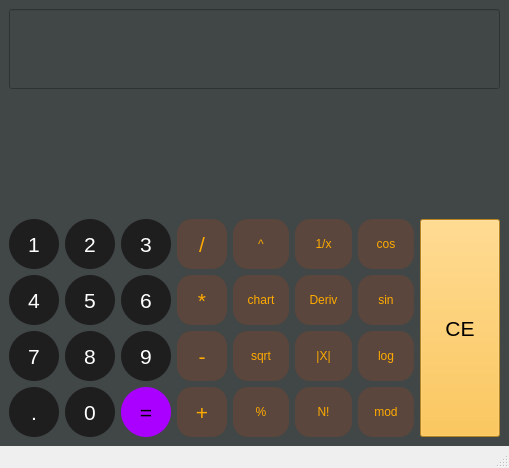
<?xml version="1.0" encoding="UTF-8"?>
<ui version="4.0">
 <class>MainWindow</class>
 <widget class="QMainWindow" name="MainWindow">
  <property name="geometry">
   <rect>
    <x>0</x>
    <y>0</y>
    <width>509</width>
    <height>468</height>
   </rect>
  </property>
  <property name="cursor">
   <cursorShape>ArrowCursor</cursorShape>
  </property>
  <property name="mouseTracking">
   <bool>false</bool>
  </property>
  <property name="windowTitle">
   <string>MainWindow</string>
  </property>
  <widget class="QWidget" name="centralwidget">
   <property name="styleSheet">
    <string notr="true">background-color: rgb(65,70,70);</string>
   </property>
   <layout class="QVBoxLayout" name="verticalLayout">
    <item>
     <widget class="QLineEdit" name="lineEdit_input_output">
      <property name="minimumSize">
       <size>
        <width>0</width>
        <height>80</height>
       </size>
      </property>
      <property name="font">
       <font>
        <pointsize>16</pointsize>
       </font>
      </property>
     </widget>
    </item>
    <item>
     <widget class="QLabel" name="label_output_minus">
      <property name="minimumSize">
       <size>
        <width>0</width>
        <height>20</height>
       </size>
      </property>
      <property name="styleSheet">
       <string notr="true"/>
      </property>
      <property name="text">
       <string/>
      </property>
     </widget>
    </item>
    <item>
     <widget class="QLabel" name="label_output_infixToPostfix">
      <property name="minimumSize">
       <size>
        <width>0</width>
        <height>40</height>
       </size>
      </property>
      <property name="styleSheet">
       <string notr="true"/>
      </property>
      <property name="text">
       <string/>
      </property>
     </widget>
    </item>
    <item>
     <spacer name="horizontalSpacer">
      <property name="orientation">
       <enum>Qt::Horizontal</enum>
      </property>
      <property name="sizeHint" stdset="0">
       <size>
        <width>219</width>
        <height>30</height>
       </size>
      </property>
     </spacer>
    </item>
    <item>
     <layout class="QGridLayout" name="gridLayout">
      <item row="3" column="6">
       <widget class="QPushButton" name="OP_factorial">
        <property name="minimumSize">
         <size>
          <width>50</width>
          <height>50</height>
         </size>
        </property>
        <property name="styleSheet">
         <string notr="true">background-color: rgb(90,70,60);
border-radius: 15px;
color: rgb(255, 170, 0);</string>
        </property>
        <property name="text">
         <string>N!</string>
        </property>
       </widget>
      </item>
      <item row="2" column="2">
       <widget class="QPushButton" name="Num_9">
        <property name="minimumSize">
         <size>
          <width>50</width>
          <height>50</height>
         </size>
        </property>
        <property name="maximumSize">
         <size>
          <width>50</width>
          <height>50</height>
         </size>
        </property>
        <property name="font">
         <font>
          <pointsize>16</pointsize>
         </font>
        </property>
        <property name="styleSheet">
         <string notr="true">background-color: rgb(30,30,30);
color: rgb(255, 255, 255);
border-radius: 25px;
</string>
        </property>
        <property name="text">
         <string>9</string>
        </property>
       </widget>
      </item>
      <item row="3" column="3">
       <widget class="QPushButton" name="OP_plus">
        <property name="minimumSize">
         <size>
          <width>50</width>
          <height>50</height>
         </size>
        </property>
        <property name="maximumSize">
         <size>
          <width>50</width>
          <height>50</height>
         </size>
        </property>
        <property name="font">
         <font>
          <pointsize>16</pointsize>
         </font>
        </property>
        <property name="styleSheet">
         <string notr="true">background-color: rgb(90,70,60);
border-radius: 15px;
color: rgb(255, 170, 0);</string>
        </property>
        <property name="text">
         <string>+</string>
        </property>
       </widget>
      </item>
      <item row="3" column="1">
       <widget class="QPushButton" name="Num_0">
        <property name="minimumSize">
         <size>
          <width>50</width>
          <height>50</height>
         </size>
        </property>
        <property name="maximumSize">
         <size>
          <width>50</width>
          <height>50</height>
         </size>
        </property>
        <property name="font">
         <font>
          <pointsize>16</pointsize>
         </font>
        </property>
        <property name="styleSheet">
         <string notr="true">background-color: rgb(30,30,30);
color: rgb(255, 255, 255);
border-radius: 25px;

</string>
        </property>
        <property name="text">
         <string>0</string>
        </property>
       </widget>
      </item>
      <item row="2" column="3">
       <widget class="QPushButton" name="OP_minus">
        <property name="minimumSize">
         <size>
          <width>50</width>
          <height>50</height>
         </size>
        </property>
        <property name="maximumSize">
         <size>
          <width>50</width>
          <height>50</height>
         </size>
        </property>
        <property name="font">
         <font>
          <pointsize>16</pointsize>
         </font>
        </property>
        <property name="styleSheet">
         <string notr="true">background-color: rgb(90,70,60);
border-radius: 15px;
color: rgb(255, 170, 0);</string>
        </property>
        <property name="text">
         <string>-</string>
        </property>
       </widget>
      </item>
      <item row="0" column="4">
       <widget class="QPushButton" name="OP_power">
        <property name="minimumSize">
         <size>
          <width>50</width>
          <height>50</height>
         </size>
        </property>
        <property name="styleSheet">
         <string notr="true">background-color: rgb(90,70,60);
border-radius: 15px;
color: rgb(255, 170, 0);</string>
        </property>
        <property name="text">
         <string>^</string>
        </property>
       </widget>
      </item>
      <item row="1" column="4">
       <widget class="QPushButton" name="OP_chart">
        <property name="minimumSize">
         <size>
          <width>50</width>
          <height>50</height>
         </size>
        </property>
        <property name="styleSheet">
         <string notr="true">background-color: rgb(90,70,60);
border-radius: 15px;
color: rgb(255, 170, 0);</string>
        </property>
        <property name="text">
         <string>chart</string>
        </property>
       </widget>
      </item>
      <item row="2" column="4">
       <widget class="QPushButton" name="OP_sqrt">
        <property name="minimumSize">
         <size>
          <width>50</width>
          <height>50</height>
         </size>
        </property>
        <property name="styleSheet">
         <string notr="true">background-color: rgb(90,70,60);
border-radius: 15px;
color: rgb(255, 170, 0);</string>
        </property>
        <property name="text">
         <string>sqrt</string>
        </property>
       </widget>
      </item>
      <item row="0" column="6">
       <widget class="QPushButton" name="OP_reverse">
        <property name="minimumSize">
         <size>
          <width>50</width>
          <height>50</height>
         </size>
        </property>
        <property name="styleSheet">
         <string notr="true">background-color: rgb(90,70,60);
border-radius: 15px;
color: rgb(255, 170, 0);
</string>
        </property>
        <property name="text">
         <string>1/x</string>
        </property>
       </widget>
      </item>
      <item row="2" column="6">
       <widget class="QPushButton" name="OP_abs">
        <property name="minimumSize">
         <size>
          <width>50</width>
          <height>50</height>
         </size>
        </property>
        <property name="styleSheet">
         <string notr="true">background-color: rgb(90,70,60);
border-radius: 15px;
color: rgb(255, 170, 0);</string>
        </property>
        <property name="text">
         <string>|X|</string>
        </property>
       </widget>
      </item>
      <item row="3" column="4">
       <widget class="QPushButton" name="OP_percent">
        <property name="minimumSize">
         <size>
          <width>50</width>
          <height>50</height>
         </size>
        </property>
        <property name="styleSheet">
         <string notr="true">background-color: rgb(90,70,60);
border-radius: 15px;
color: rgb(255, 170, 0);</string>
        </property>
        <property name="text">
         <string>%</string>
        </property>
       </widget>
      </item>
      <item row="1" column="6">
       <widget class="QPushButton" name="OP_derivative">
        <property name="minimumSize">
         <size>
          <width>50</width>
          <height>50</height>
         </size>
        </property>
        <property name="styleSheet">
         <string notr="true">background-color: rgb(90,70,60);
border-radius: 15px;
color: rgb(255, 170, 0);</string>
        </property>
        <property name="text">
         <string>Deriv</string>
        </property>
       </widget>
      </item>
      <item row="0" column="8" rowspan="4">
       <widget class="QPushButton" name="OP_CE">
        <property name="minimumSize">
         <size>
          <width>50</width>
          <height>50</height>
         </size>
        </property>
        <property name="maximumSize">
         <size>
          <width>1000</width>
          <height>1000</height>
         </size>
        </property>
        <property name="font">
         <font>
          <pointsize>16</pointsize>
         </font>
        </property>
        <property name="styleSheet">
         <string notr="true">background-color: rgb(253,184,44);
color: rgb(0,0,0);

</string>
        </property>
        <property name="text">
         <string>CE</string>
        </property>
       </widget>
      </item>
      <item row="0" column="0">
       <widget class="QPushButton" name="Num_1">
        <property name="minimumSize">
         <size>
          <width>50</width>
          <height>50</height>
         </size>
        </property>
        <property name="maximumSize">
         <size>
          <width>50</width>
          <height>50</height>
         </size>
        </property>
        <property name="font">
         <font>
          <pointsize>16</pointsize>
         </font>
        </property>
        <property name="styleSheet">
         <string notr="true">#Num_1
{
background-color: rgb(30,30,30);
color: rgb(255, 255, 255);
border-radius: 25px;

}
</string>
        </property>
        <property name="text">
         <string>1</string>
        </property>
       </widget>
      </item>
      <item row="0" column="1">
       <widget class="QPushButton" name="Num_2">
        <property name="minimumSize">
         <size>
          <width>50</width>
          <height>50</height>
         </size>
        </property>
        <property name="maximumSize">
         <size>
          <width>50</width>
          <height>50</height>
         </size>
        </property>
        <property name="font">
         <font>
          <pointsize>16</pointsize>
         </font>
        </property>
        <property name="styleSheet">
         <string notr="true">background-color: rgb(30,30,30);
color: rgb(255, 255, 255);
border-radius: 25px;
</string>
        </property>
        <property name="text">
         <string>2</string>
        </property>
       </widget>
      </item>
      <item row="0" column="3">
       <widget class="QPushButton" name="OP_divide">
        <property name="minimumSize">
         <size>
          <width>50</width>
          <height>50</height>
         </size>
        </property>
        <property name="maximumSize">
         <size>
          <width>50</width>
          <height>50</height>
         </size>
        </property>
        <property name="font">
         <font>
          <pointsize>16</pointsize>
         </font>
        </property>
        <property name="styleSheet">
         <string notr="true">background-color: rgb(90,70,60);
border-radius: 15px;
color: rgb(255, 170, 0);</string>
        </property>
        <property name="text">
         <string>/</string>
        </property>
       </widget>
      </item>
      <item row="1" column="1">
       <widget class="QPushButton" name="Num_5">
        <property name="minimumSize">
         <size>
          <width>50</width>
          <height>50</height>
         </size>
        </property>
        <property name="maximumSize">
         <size>
          <width>50</width>
          <height>50</height>
         </size>
        </property>
        <property name="font">
         <font>
          <pointsize>16</pointsize>
         </font>
        </property>
        <property name="styleSheet">
         <string notr="true">background-color: rgb(30,30,30);
color: rgb(255, 255, 255);
border-radius: 25px;
</string>
        </property>
        <property name="text">
         <string>5</string>
        </property>
       </widget>
      </item>
      <item row="1" column="0">
       <widget class="QPushButton" name="Num_4">
        <property name="minimumSize">
         <size>
          <width>50</width>
          <height>50</height>
         </size>
        </property>
        <property name="maximumSize">
         <size>
          <width>50</width>
          <height>50</height>
         </size>
        </property>
        <property name="font">
         <font>
          <pointsize>16</pointsize>
         </font>
        </property>
        <property name="styleSheet">
         <string notr="true">background-color: rgb(30,30,30);
color: rgb(255, 255, 255);
border-radius: 25px;

</string>
        </property>
        <property name="text">
         <string>4</string>
        </property>
       </widget>
      </item>
      <item row="0" column="2">
       <widget class="QPushButton" name="Num_3">
        <property name="minimumSize">
         <size>
          <width>50</width>
          <height>50</height>
         </size>
        </property>
        <property name="maximumSize">
         <size>
          <width>50</width>
          <height>50</height>
         </size>
        </property>
        <property name="font">
         <font>
          <pointsize>16</pointsize>
         </font>
        </property>
        <property name="styleSheet">
         <string notr="true">background-color: rgb(30,30,30);
color: rgb(255, 255, 255);
border-radius: 25px;
</string>
        </property>
        <property name="text">
         <string>3</string>
        </property>
       </widget>
      </item>
      <item row="2" column="0">
       <widget class="QPushButton" name="Num_7">
        <property name="minimumSize">
         <size>
          <width>50</width>
          <height>50</height>
         </size>
        </property>
        <property name="maximumSize">
         <size>
          <width>50</width>
          <height>50</height>
         </size>
        </property>
        <property name="font">
         <font>
          <pointsize>16</pointsize>
         </font>
        </property>
        <property name="styleSheet">
         <string notr="true">background-color: rgb(30,30,30);
color: rgb(255, 255, 255);
border-radius: 25px;
</string>
        </property>
        <property name="text">
         <string>7</string>
        </property>
       </widget>
      </item>
      <item row="1" column="2">
       <widget class="QPushButton" name="Num_6">
        <property name="minimumSize">
         <size>
          <width>50</width>
          <height>50</height>
         </size>
        </property>
        <property name="maximumSize">
         <size>
          <width>50</width>
          <height>50</height>
         </size>
        </property>
        <property name="font">
         <font>
          <pointsize>16</pointsize>
         </font>
        </property>
        <property name="styleSheet">
         <string notr="true">background-color: rgb(30,30,30);
color: rgb(255, 255, 255);
border-radius: 25px;

</string>
        </property>
        <property name="text">
         <string>6</string>
        </property>
       </widget>
      </item>
      <item row="1" column="3">
       <widget class="QPushButton" name="OP_multi">
        <property name="minimumSize">
         <size>
          <width>50</width>
          <height>50</height>
         </size>
        </property>
        <property name="maximumSize">
         <size>
          <width>50</width>
          <height>50</height>
         </size>
        </property>
        <property name="font">
         <font>
          <pointsize>16</pointsize>
         </font>
        </property>
        <property name="styleSheet">
         <string notr="true">background-color: rgb(90,70,60);
border-radius: 15px;
color: rgb(255, 170, 0);</string>
        </property>
        <property name="text">
         <string>*</string>
        </property>
       </widget>
      </item>
      <item row="2" column="1">
       <widget class="QPushButton" name="Num_8">
        <property name="minimumSize">
         <size>
          <width>50</width>
          <height>50</height>
         </size>
        </property>
        <property name="maximumSize">
         <size>
          <width>50</width>
          <height>50</height>
         </size>
        </property>
        <property name="font">
         <font>
          <pointsize>16</pointsize>
         </font>
        </property>
        <property name="styleSheet">
         <string notr="true">background-color: rgb(30,30,30);
color: rgb(255, 255, 255);
border-radius: 25px;
</string>
        </property>
        <property name="text">
         <string>8</string>
        </property>
       </widget>
      </item>
      <item row="3" column="0">
       <widget class="QPushButton" name="Num_dot">
        <property name="minimumSize">
         <size>
          <width>50</width>
          <height>50</height>
         </size>
        </property>
        <property name="maximumSize">
         <size>
          <width>50</width>
          <height>50</height>
         </size>
        </property>
        <property name="font">
         <font>
          <pointsize>16</pointsize>
         </font>
        </property>
        <property name="styleSheet">
         <string notr="true">background-color: rgb(30,30,30);
color: rgb(255, 255, 255);
border-radius: 25px;
</string>
        </property>
        <property name="text">
         <string>.</string>
        </property>
       </widget>
      </item>
      <item row="3" column="2">
       <widget class="QPushButton" name="OP_equal">
        <property name="minimumSize">
         <size>
          <width>50</width>
          <height>50</height>
         </size>
        </property>
        <property name="maximumSize">
         <size>
          <width>50</width>
          <height>50</height>
         </size>
        </property>
        <property name="font">
         <font>
          <pointsize>16</pointsize>
         </font>
        </property>
        <property name="styleSheet">
         <string notr="true">background-color:  rgb(170, 0, 255);
border-radius: 25px;
</string>
        </property>
        <property name="text">
         <string>=</string>
        </property>
       </widget>
      </item>
      <item row="0" column="7">
       <widget class="QPushButton" name="OP_cos">
        <property name="minimumSize">
         <size>
          <width>50</width>
          <height>50</height>
         </size>
        </property>
        <property name="styleSheet">
         <string notr="true">background-color: rgb(90,70,60);
border-radius: 15px;
color: rgb(255, 170, 0);
</string>
        </property>
        <property name="text">
         <string>cos</string>
        </property>
       </widget>
      </item>
      <item row="1" column="7">
       <widget class="QPushButton" name="OP_sin">
        <property name="minimumSize">
         <size>
          <width>50</width>
          <height>50</height>
         </size>
        </property>
        <property name="styleSheet">
         <string notr="true">background-color: rgb(90,70,60);
border-radius: 15px;
color: rgb(255, 170, 0);
</string>
        </property>
        <property name="text">
         <string>sin</string>
        </property>
       </widget>
      </item>
      <item row="2" column="7">
       <widget class="QPushButton" name="OP_log">
        <property name="minimumSize">
         <size>
          <width>50</width>
          <height>50</height>
         </size>
        </property>
        <property name="styleSheet">
         <string notr="true">background-color: rgb(90,70,60);
border-radius: 15px;
color: rgb(255, 170, 0);

</string>
        </property>
        <property name="text">
         <string>log</string>
        </property>
       </widget>
      </item>
      <item row="3" column="7">
       <widget class="QPushButton" name="OP_mod">
        <property name="minimumSize">
         <size>
          <width>50</width>
          <height>50</height>
         </size>
        </property>
        <property name="styleSheet">
         <string notr="true">background-color: rgb(90,70,60);
border-radius: 15px;
color: rgb(255, 170, 0);
</string>
        </property>
        <property name="text">
         <string>mod</string>
        </property>
       </widget>
      </item>
     </layout>
    </item>
   </layout>
  </widget>
  <widget class="QStatusBar" name="statusbar"/>
 </widget>
 <resources/>
 <connections/>
</ui>
